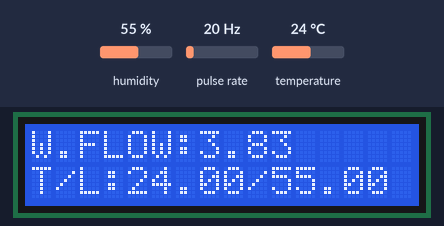
Recording of a sketch running on a simulated ESP8266 (NodeMCU). On the bench: 16×2 character LCD. Wiring (inferred from the names in the program): pulse sensor: data D6. The inputs (shaded band) are chosen by the test bench; at power-on: pulse rate 20 Hz, humidity 55 %, temperature 24 °C. WiFi joins after 1.5 s; servers stay silent unless stated; what the sketch prints to the serial monitor is not drawn.

Above: at 3.0 s.
3.1 s: pulse rate (sensor on D6) set to 100 Hz
At 5.7 s:
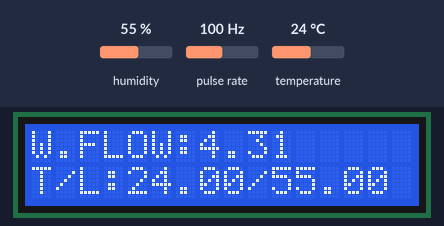
9.3 s: humidity set to 22 %
At 11.0 s:
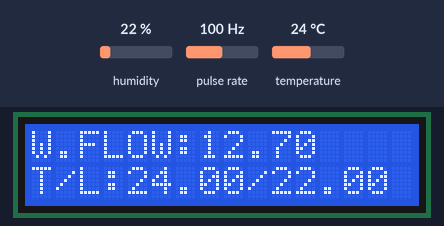
12.1 s: temperature set to 12 °C
At 13.2 s:
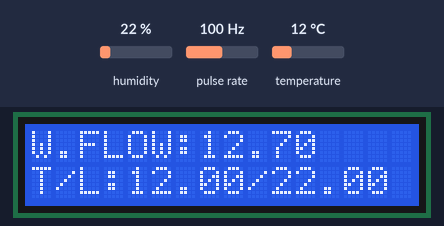
14.2 s: pulse rate (sensor on D6) set to 4 Hz
At 15.3 s:
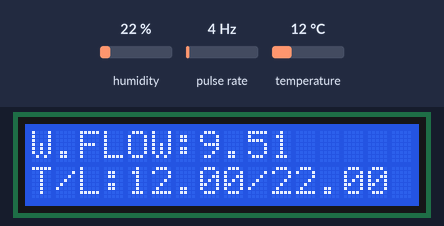
16.4 s: humidity set to 40 %
At 17.4 s:
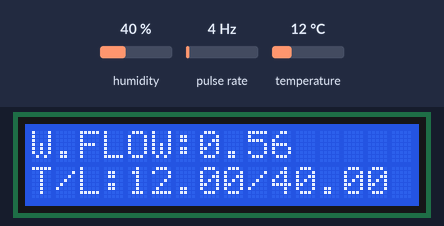
18.5 s: pulse rate (sensor on D6) set to 50 Hz
At 19.5 s:
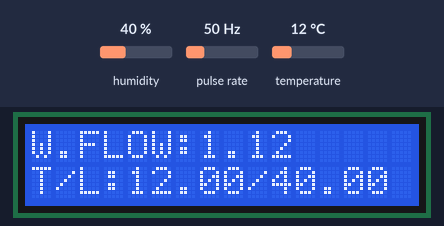
Timing chart, 0 to 21.5 s (numbered marks = the images above; inputs shaded):
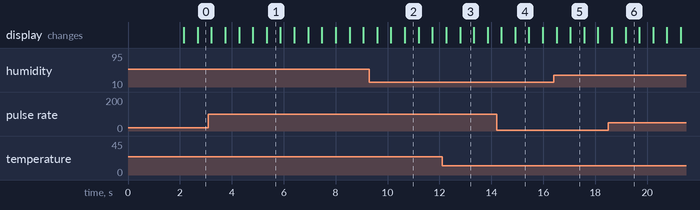

Measured:
- what the display in image 1 shows lasts 0.6 s, from 5.3 s to 5.9 s

The sketch:

sketch_dec4b.ino
```cpp
// #define BLYNK_TEMPLATE_ID           "TMPLb4IkI0OP"
// #define BLYNK_DEVICE_NAME           "Quickstart Device"
// #define BLYNK_AUTH_TOKEN            "W2wgaGsFZ8AQHEXFuL37Xj7rLTsGuEzw"

#define BLYNK_TEMPLATE_ID "TMPL7Kaie5_W"
#define BLYNK_DEVICE_NAME "Flowmeter"
#define BLYNK_AUTH_TOKEN "JO64oQoJbboCslH0kyU9-NMNX7v_iLPE"

#define BLYNK_PRINT Serial

int sensorPin = D6;
volatile long pulse;
unsigned long lastTime;

#include <ESP8266WiFi.h>
#include <BlynkSimpleEsp8266.h>
#include <LiquidCrystal_I2C.h>
#include <Wire.h>
#include "DHT.h"

#define DHTPIN D7
#define DHTTYPE DHT22

DHT dht(DHTPIN, DHTTYPE);
LiquidCrystal_I2C lcd(0x27, 16, 2);

char auth[] = BLYNK_AUTH_TOKEN;
char ssid[] = "GH D-Team";
char pass[] = "Jancokcokasulah";

BlynkTimer timer;

void setup()
{
  pinMode(sensorPin, INPUT);
  Serial.begin(9600);
  attachInterrupt(digitalPinToInterrupt(sensorPin), increase, RISING);
  lcd.begin();
  dht.begin();
  Blynk.begin(auth, ssid, pass);
}

void loop()
{
  float volume = 2.663 * pulse / 1000 * 30;
  if (millis() - lastTime > 2000) {
    pulse = 0;
    lastTime = millis();
  }
  float h = dht.readHumidity();
  float t = dht.readTemperature();
  Serial.print(F("Water Flow: "));
  Serial.print(volume);
  Serial.print("\n");
  Serial.print(F("Humidity: "));
  Serial.print(h);
  Serial.print("\n");
  Serial.print(F("Temperature: "));
  Serial.print(t);
  Serial.print(F("°C "));
  Serial.print("\n");
  delay(250);

  Blynk.virtualWrite(V2, volume);
  Blynk.virtualWrite(V0, t);
  Blynk.virtualWrite(V1, h);

  lcd.setCursor(0,0);
  lcd.print("W.FLOW:");
  lcd.println(volume);
  lcd.setCursor(0,1);
  lcd.print("T/L:");
  lcd.print(t);
  lcd.print("/");
  lcd.println(h);
  delay(250);

  Blynk.run();
  timer.run();
}

ICACHE_RAM_ATTR void increase() {
  pulse++;
}
```
